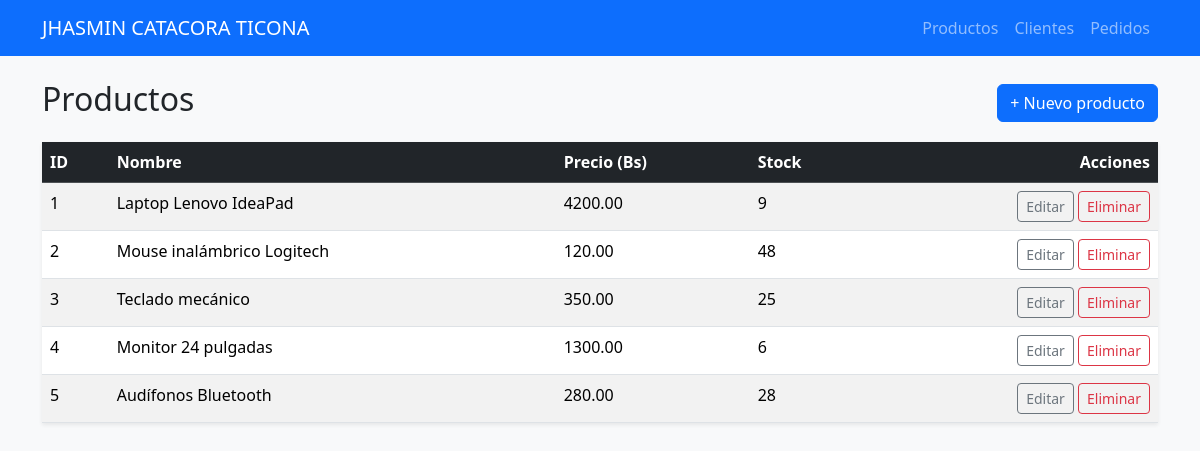
The app's page /productos/, older data.
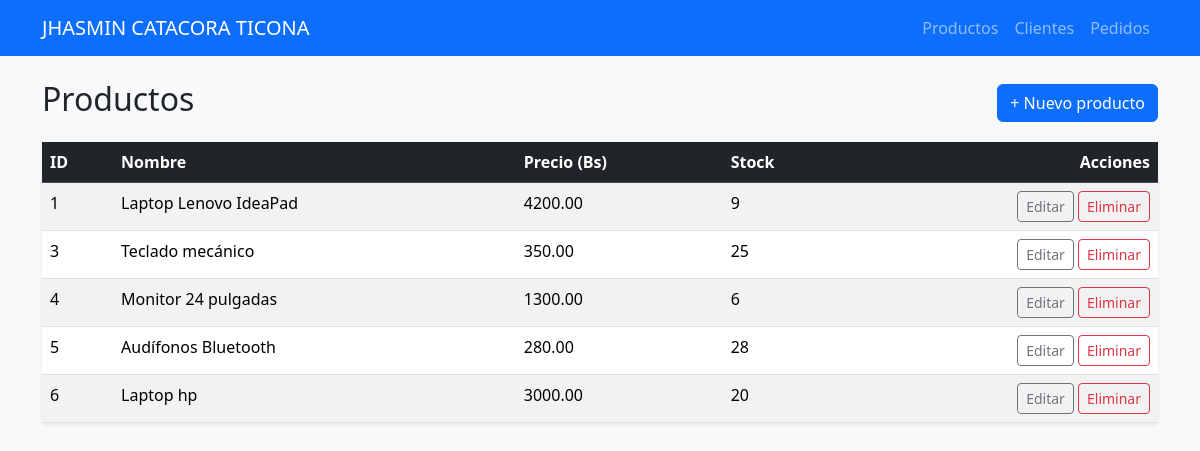
The same page, newer data.
### app/models.py (models this page shows, shortened)
class Producto(db.Model):
    __tablename__ = "productos"
    id = db.Column(db.Integer, primary_key=True)
    nombre = db.Column(db.String(100), nullable=False)
    precio = db.Column(db.Float, nullable=False)
    stock = db.Column(db.Integer, nullable=False, default=0)
    pedidos = db.relationship("Pedido", backref="producto", lazy=True, cascade="all, delete-orphan")

### app/productos/routes.py (the view)
@bp_productos.route("/")
def lista():
    productos = Producto.query.order_by(Producto.id).all()
    return render_template("productos/lista.html", productos=productos)

### app/templates/productos/lista.html (shortened to what this page needs)
{% extends "base.html" %}
{% block content %}
<div class="d-flex justify-content-between align-items-center mb-3">
  <h2>Productos</h2>
  <a href="{{ url_for('productos.nuevo') }}" class="btn btn-primary">+ Nuevo producto</a>
</div>
<table class="table table-striped bg-white shadow-sm">
  <thead class="table-dark">
    <tr><th>ID</th><th>Nombre</th><th>Precio (Bs)</th><th>Stock</th><th class="text-end">Acciones</th></tr>
  </thead>
  <tbody>
  {% for p in productos %}
    <tr>
      <td>{{ p.id }}</td>
      <td>{{ p.nombre }}</td>
      <td>{{ "%.2f"|format(p.precio) }}</td>
      <td>{{ p.stock }}</td>
      <td class="text-end">
        <a href="{{ url_for('productos.editar', id=p.id) }}" class="btn btn-sm btn-outline-secondary">Editar</a>
        <form action="{{ url_for('productos.eliminar', id=p.id) }}" method="post" class="d-inline"
              onsubmit="return confirm('¿Eliminar este producto y sus pedidos?');">
          <button class="btn btn-sm btn-outline-danger">Eliminar</button>
        </form>
      </td>
    </tr>
  {% else %}
    <tr><td colspan="5" class="text-center text-muted">No hay productos registrados.</td></tr>
  {% endfor %}
  </tbody>
</table>
{% endblock %}

Row changes from the older to the newer data that the page shows:
removed Producto: id "2", nombre "Mouse inalámbrico Logitech", precio "120.00", stock "48"
added Producto: id "6", nombre "Laptop hp", precio "3000.00", stock "20"
